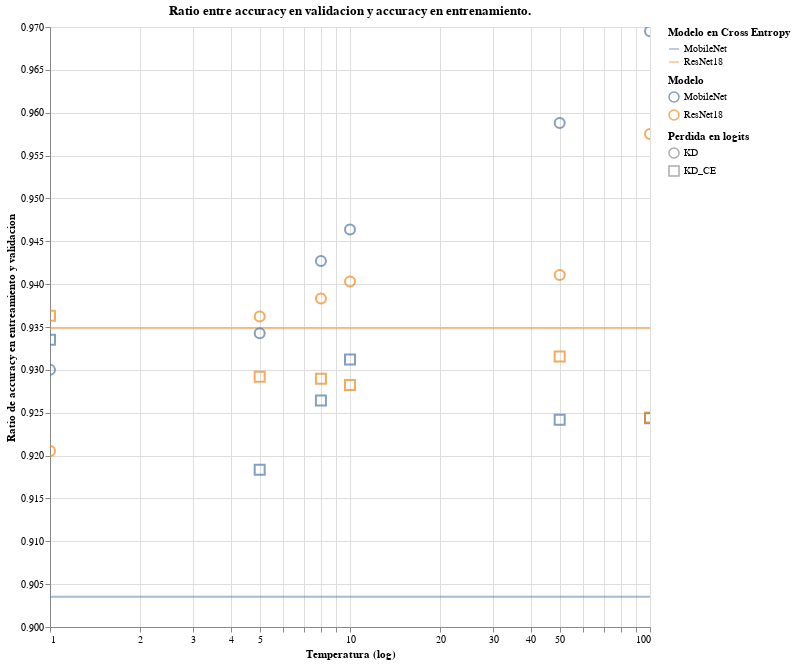

Here is the notebook cell this chart was saved with:
### Code cell
def grafico_con_barra_xy_CE(source=data['students']['kd']['KD'],
                        title="Ratio entre accuracy en validacion y accuracy en entrenamiento.",
                        y="test/train",
                        x="temp",
                        color='student',
                        shape='log_dist'):

    chart=alt.Chart(source,title=title).mark_point(size=100).encode(
            alt.Y(y, type='quantitative',title=global_titles[y],scale=alt.Scale(zero=False,base=10,type='linear')),
            alt.X(x, type='quantitative',title=global_titles[x],scale=alt.Scale(zero=False,base=10,type='log')),
            color=alt.Color(color, legend=alt.Legend(title=global_titles[color])),
            shape=alt.Shape(shape, legend=alt.Legend(title=global_titles[shape])),
            #size=50
        ).interactive()

    bar=alt.Chart(bar_source).mark_rule(opacity=0.5).encode(
                        y=y,
                        color=alt.Color('model', legend=alt.Legend(title="Modelo")),
                        stroke=alt.Stroke('model', legend=alt.Legend(title="Modelo en Cross Entropy")),
                        size=alt.value(2))
    d=bar+chart
    d.properties(width=600,height=600).configure_axis(titleFontSize=12).configure_title(fontSize=15)
    
    return d
grafico_con_barra().properties(width=600,height=600)

### Figure 1 — Vega-Lite specification as saved in the notebook (floating-point values rounded to 4 significant figures)
{"config": {"view": {"continuousWidth": 400, "continuousHeight": 300}}, "layer": [{"data": {"name": "data-3de83c1e81426d0795c7948d927f58db"}, "mark": {"type": "rule", "opacity": 0.5}, "encoding": {"color": {"type": "nominal", "field": "model", "legend": {"title": "Modelo"}}, "size": {"value": 2}, "stroke": {"type": "nominal", "field": "model", "legend": {"title": "Modelo en Cross Entropy"}}, "y": {"type": "quantitative", "field": "test/train"}}}, {"data": {"name": "data-e6fef9c1dd6234a55bb317111fa22608"}, "mark": {"type": "point", "size": 100}, "encoding": {"color": {"type": "nominal", "field": "student", "legend": {"title": "Modelo"}}, "shape": {"type": "nominal", "field": "log_dist", "legend": {"title": "Perdida en logits"}}, "x": {"type": "quantitative", "field": "temp", "scale": {"base": 10, "type": "log", "zero": false}, "title": "Temperatura (log)"}, "y": {"type": "quantitative", "field": "test/train", "scale": {"base": 10, "type": "linear", "zero": false}, "title": "Ratio de accuracy en entreamiento y validacion"}}, "selection": {"selector128": {"type": "interval", "bind": "scales", "encodings": ["x", "y"]}}, "title": "Ratio entre accuracy en validacion y accuracy en entrenamiento."}], "height": 600, "width": 600, "$schema": "https://vega.github.io/schema/vega-lite/v4.8.1.json", "datasets": {"data-3de83c1e81426d0795c7948d927f58db": [{"model": "ResNet18", "test_acc": 93.34, "test_loss ": 0.5333, "train_acc": 99.85, "train_loss ": 0.004576, "epoch": 400, "train_step": 156400, "test_step": 40000, "delta_test": -0.6, "test/train": 0.9348, "dist": "CE", "student": "ResNet18", "log_dist": "CE", "feat_dist": "Ninguna", "layer": "Ninguna"}, {"model": "MobileNet", "test_acc": 89.94, "test_loss ": 0.5806, "train_acc": 99.54, "train_loss ": 0.01374, "epoch": 400, "train_step": 156400, "test_step": 40000, "delta_test": -4.0, "test/train": 0.9035, "dist": "CE", "student": "MobileNet", "log_dist": "CE", "feat_dist": "Ninguna", "layer": "Ninguna"}], "data-e6fef9c1dd6234a55bb317111fa22608": [{"test_acc": 87.79, "test_teacher/acc": 93.94, "test_loss": 0.03968, "test_eval": 0.4199, "train_acc": 94.4, "train_teacher/acc": 99.91, "train_loss": 0.0156, "train_eval": 0.1557, "student": "MobileNet", "transform": "Ninguna", "dataset": "None", "temp": 1, "log_dist": "KD", "feat_dist": "Ninguna", "layer": "Ninguna", "delta_test": -6.15, "test/train": 0.93}, {"test_acc": 89.61, "test_teacher/acc": 93.94, "test_loss": 0.01116, "test_eval": 1.359, "train_acc": 94.69, "train_teacher/acc": 99.9, "train_loss": 0.007301, "train_eval": 0.4386, "student": "MobileNet", "transform": "Ninguna", "dataset": "None", "temp": 10, "log_dist": "KD", "feat_dist": "Ninguna", "layer": "Ninguna", "delta_test": -4.33, "test/train": 0.9464}, {"test_acc": 84.22, "test_teacher/acc": 93.94, "test_loss": 0.0004122, "test_eval": 2.145, "train_acc": 86.87, "train_teacher/acc": 99.91, "train_loss": 0.0002665, "train_eval": 1.368, "student": "MobileNet", "transform": "Ninguna", "dataset": "None", "temp": 100, "log_dist": "KD", "feat_dist": "Ninguna", "layer": "Ninguna", "delta_test": -9.72, "test/train": 0.9695}, {"test_acc": 88.62, "test_teacher/acc": 93.94, "test_loss": 0.02226, "test_eval": 1.119, "train_acc": 94.86, "train_teacher/acc": 99.92, "train_loss": 0.01261, "train_eval": 0.3385, "student": "MobileNet", "transform": "Ninguna", "dataset": "None", "temp": 5, "log_dist": "KD", "feat_dist": "Ninguna", "layer": "Ninguna", "delta_test": -5.32, "test/train": 0.9343}, {"test_acc": 87.52, "test_teacher/acc": 93.94, "test_loss": 0.0009924, "test_eval": 1.763, "train_acc": 91.28, "train_teacher/acc": 99.91, "train_loss": 0.0006638, "train_eval": 0.8471, "student": "MobileNet", "transform": "Ninguna", "dataset": "None", "temp": 50, "log_dist": "KD", "feat_dist": "Ninguna", "layer": "Ninguna", "delta_test": -6.42, "test/train": 0.9588}, {"test_acc": 89.42, "test_teacher/acc": 93.94, "test_loss": 0.01408, "test_eval": 1.295, "train_acc": 94.86, "train_teacher/acc": 99.89, "train_loss": 0.009106, "train_eval": 0.4043, "student": "MobileNet", "transform": "Ninguna", "dataset": "None", "temp": 8, "log_dist": "KD", "feat_dist": "Ninguna", "layer": "Ninguna", "delta_test": -4.52, "test/train": 0.9427}, {"test_acc": 88.08, "test_teacher/acc": 93.94, "test_loss": 0.2265, "test_eval": 0.4152, "train_acc": 94.35, "train_teacher/acc": 99.91, "train_loss": 0.08609, "train_eval": 0.1563, "student": "MobileNet", "transform": "Ninguna", "dataset": "None", "temp": 1, "log_dist": "KD_CE", "feat_dist": "Ninguna", "layer": "Ninguna", "delta_test": -5.86, "test/train": 0.9335}, {"test_acc": 88.14, "test_teacher/acc": 93.94, "test_loss": 20.99, "test_eval": 0.4191, "train_acc": 94.65, "train_teacher/acc": 99.92, "train_loss": 7.49, "train_eval": 0.1492, "student": "MobileNet", "transform": "Ninguna", "dataset": "None", "temp": 10, "log_dist": "KD_CE", "feat_dist": "Ninguna", "layer": "Ninguna", "delta_test": -5.8, "test/train": 0.9312}, {"test_acc": 87.4, "test_teacher/acc": 93.94, "test_loss": 2283.0, "test_eval": 0.4566, "train_acc": 94.55, "train_teacher/acc": 99.92, "train_loss": 775.2, "train_eval": 0.155, "student": "MobileNet", "transform": "Ninguna", "dataset": "None", "temp": 100, "log_dist": "KD_CE", "feat_dist": "Ninguna", "layer": "Ninguna", "delta_test": -6.54, "test/train": 0.9244}, {"test_acc": 86.95, "test_teacher/acc": 93.94, "test_loss": 5.556, "test_eval": 0.4424, "train_acc": 94.68, "train_teacher/acc": 99.9, "train_loss": 1.906, "train_eval": 0.1504, "student": "MobileNet", "transform": "Ninguna", "dataset": "None", "temp": 5, "log_dist": "KD_CE", "feat_dist": "Ninguna", "layer": "Ninguna", "delta_test": -6.99, "test/train": 0.9183}, {"test_acc": 87.38, "test_teacher/acc": 93.94, "test_loss": 538.3, "test_eval": 0.4307, "train_acc": 94.55, "train_teacher/acc": 99.89, "train_loss": 191.2, "train_eval": 0.153, "student": "MobileNet", "transform": "Ninguna", "dataset": "None", "temp": 50, "log_dist": "KD_CE", "feat_dist": "Ninguna", "layer": "Ninguna", "delta_test": -6.56, "test/train": 0.9242}, {"test_acc": 87.69, "test_teacher/acc": 93.94, "test_loss": 14.07, "test_eval": 0.4387, "train_acc": 94.65, "train_teacher/acc": 99.91, "train_loss": 4.91, "train_eval": 0.1525, "student": "MobileNet", "transform": "Ninguna", "dataset": "None", "temp": 8, "log_dist": "KD_CE", "feat_dist": "Ninguna", "layer": "Ninguna", "delta_test": -6.25, "test/train": 0.9264}, {"test_acc": 90.85, "test_teacher/acc": 93.94, "test_loss": 0.03698, "test_eval": 0.4017, "train_acc": 98.69, "train_teacher/acc": 99.89, "train_loss": 0.004213, "train_eval": 0.03897, "student": "ResNet18", "transform": "Ninguna", "dataset": "None", "temp": 1, "log_dist": "KD", "feat_dist": "Ninguna", "layer": "Ninguna", "delta_test": -3.09, "test/train": 0.9205}, {"test_acc": 93.09, "test_teacher/acc": 93.94, "test_loss": 0.005187, "test_eval": 0.7573, "train_acc": 99.0, "train_teacher/acc": 99.91, "train_loss": 0.002482, "train_eval": 0.0482, "student": "ResNet18", "transform": "Ninguna", "dataset": "None", "temp": 10, "log_dist": "KD", "feat_dist": "Ninguna", "layer": "Ninguna", "delta_test": -0.85, "test/train": 0.9403}, {"test_acc": 88.45, "test_teacher/acc": 93.94, "test_loss": 0.0002914, "test_eval": 1.389, "train_acc": 92.37, "train_teacher/acc": 99.89, "train_loss": 0.0001686, "train_eval": 0.5819, "student": "ResNet18", "transform": "Ninguna", "dataset": "None", "temp": 100, "log_dist": "KD", "feat_dist": "Ninguna", "layer": "Ninguna", "delta_test": -5.49, "test/train": 0.9575}, {"test_acc": 92.65, "test_teacher/acc": 93.94, "test_loss": 0.01204, "test_eval": 0.7325, "train_acc": 98.96, "train_teacher/acc": 99.89, "train_loss": 0.004146, "train_eval": 0.05265, "student": "ResNet18", "transform": "Ninguna", "dataset": "None", "temp": 5, "log_dist": "KD", "feat_dist": "Ninguna", "layer": "Ninguna", "delta_test": -1.29, "test/train": 0.9362}, {"test_acc": 91.19, "test_teacher/acc": 93.94, "test_loss": 0.0005733, "test_eval": 0.9481, "train_acc": 96.9, "train_teacher/acc": 99.88, "train_loss": 0.0003462, "train_eval": 0.1805, "student": "ResNet18", "transform": "Ninguna", "dataset": "None", "temp": 50, "log_dist": "KD", "feat_dist": "Ninguna", "layer": "Ninguna", "delta_test": -2.75, "test/train": 0.9411}, {"test_acc": 92.91, "test_teacher/acc": 93.94, "test_loss": 0.006857, "test_eval": 0.7865, "train_acc": 99.02, "train_teacher/acc": 99.9, "train_loss": 0.003181, "train_eval": 0.04594, "student": "ResNet18", "transform": "Ninguna", "dataset": "None", "temp": 8, "log_dist": "KD", "feat_dist": "Ninguna", "layer": "Ninguna", "delta_test": -1.03, "test/train": 0.9383}, {"test_acc": 92.31, "test_teacher/acc": 93.94, "test_loss": 0.1839, "test_eval": 0.3355, "train_acc": 98.59, "train_teacher/acc": 99.89, "train_loss": 0.02301, "train_eval": 0.04102, "student": "ResNet18", "transform": "Ninguna", "dataset": "None", "temp": 1, "log_dist": "KD_CE", "feat_dist": "Ninguna", "layer": "Ninguna", "delta_test": -1.63, "test/train": 0.9363}, {"test_acc": 91.68, "test_teacher/acc": 93.94, "test_loss": 20.92, "test_eval": 0.4181, "train_acc": 98.77, "train_teacher/acc": 99.9, "train_loss": 1.864, "train_eval": 0.03707, "student": "ResNet18", "transform": "Ninguna", "dataset": "None", "temp": 10, "log_dist": "KD_CE", "feat_dist": "Ninguna", "layer": "Ninguna", "delta_test": -2.26, "test/train": 0.9282}, {"test_acc": 91.11, "test_teacher/acc": 93.94, "test_loss": 2181.0, "test_eval": 0.4362, "train_acc": 98.56, "train_teacher/acc": 99.9, "train_loss": 206.1, "train_eval": 0.04123, "student": "ResNet18", "transform": "Ninguna", "dataset": "None", "temp": 100, "log_dist": "KD_CE", "feat_dist": "Ninguna", "layer": "Ninguna", "delta_test": -2.83, "test/train": 0.9244}, {"test_acc": 91.54, "test_teacher/acc": 93.94, "test_loss": 5.297, "test_eval": 0.423, "train_acc": 98.52, "train_teacher/acc": 99.91, "train_loss": 0.5367, "train_eval": 0.04225, "student": "ResNet18", "transform": "Ninguna", "dataset": "None", "temp": 5, "log_dist": "KD_CE", "feat_dist": "Ninguna", "layer": "Ninguna", "delta_test": -2.4, "test/train": 0.9292}, {"test_acc": 91.88, "test_teacher/acc": 93.94, "test_loss": 490.3, "test_eval": 0.3922, "train_acc": 98.63, "train_teacher/acc": 99.9, "train_loss": 50.53, "train_eval": 0.04042, "student": "ResNet18", "transform": "Ninguna", "dataset": "None", "temp": 50, "log_dist": "KD_CE", "feat_dist": "Ninguna", "layer": "Ninguna", "delta_test": -2.06, "test/train": 0.9316}, {"test_acc": 91.55, "test_teacher/acc": 93.94, "test_loss": 12.8, "test_eval": 0.3995, "train_acc": 98.55, "train_teacher/acc": 99.9, "train_loss": 1.344, "train_eval": 0.04166, "student": "ResNet18", "transform": "Ninguna", "dataset": "None", "temp": 8, "log_dist": "KD_CE", "feat_dist": "Ninguna", "layer": "Ninguna", "delta_test": -2.39, "test/train": 0.929}]}}
